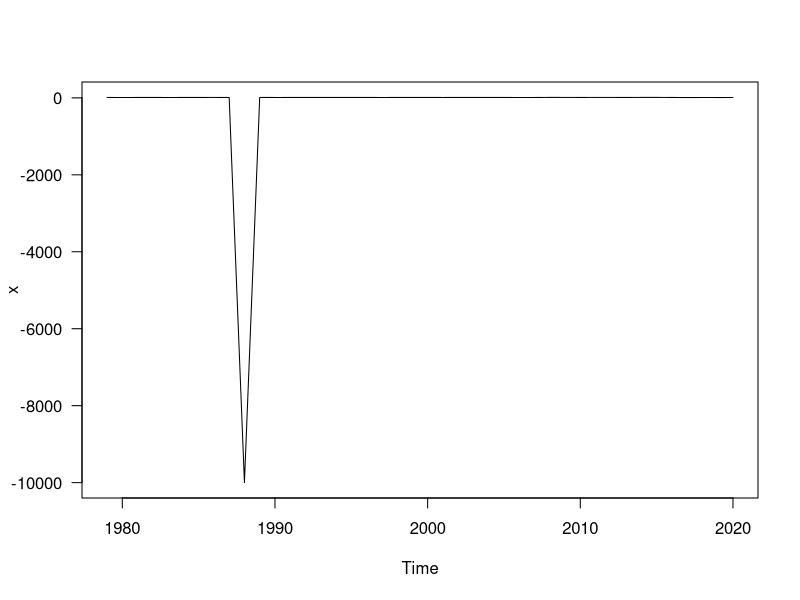
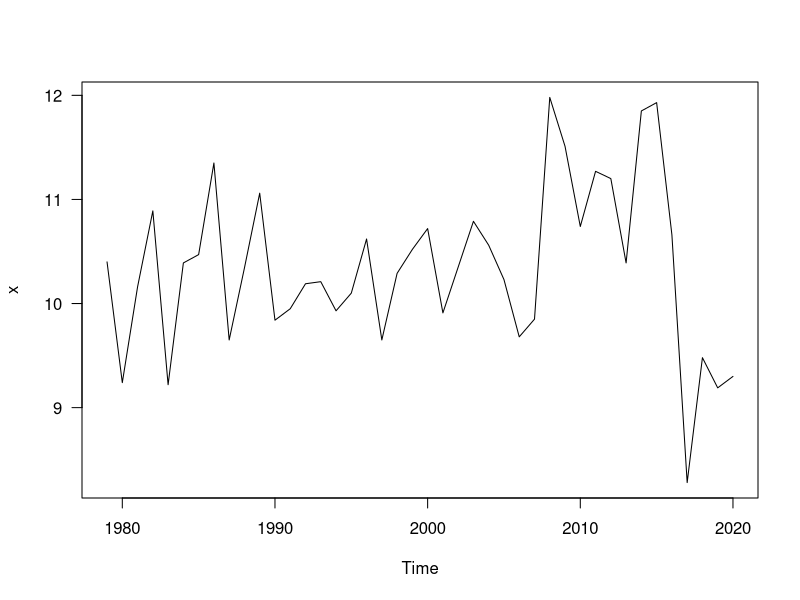
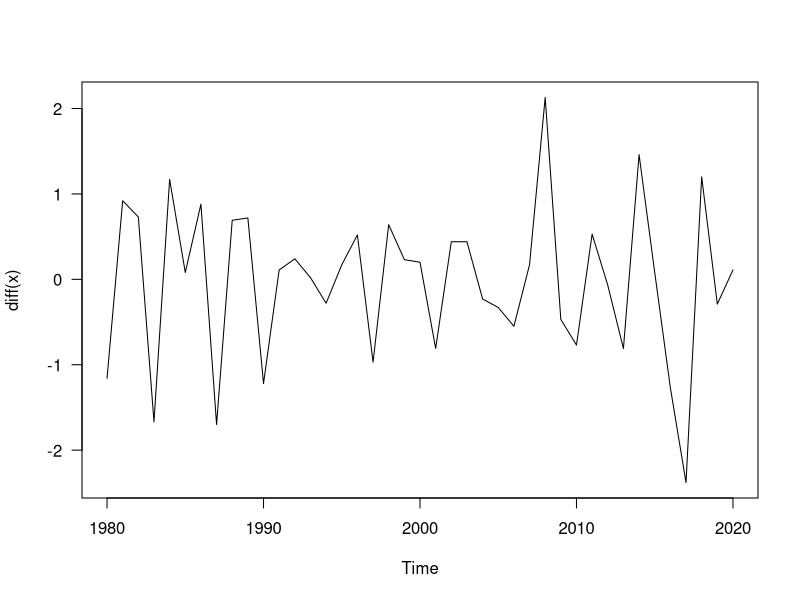
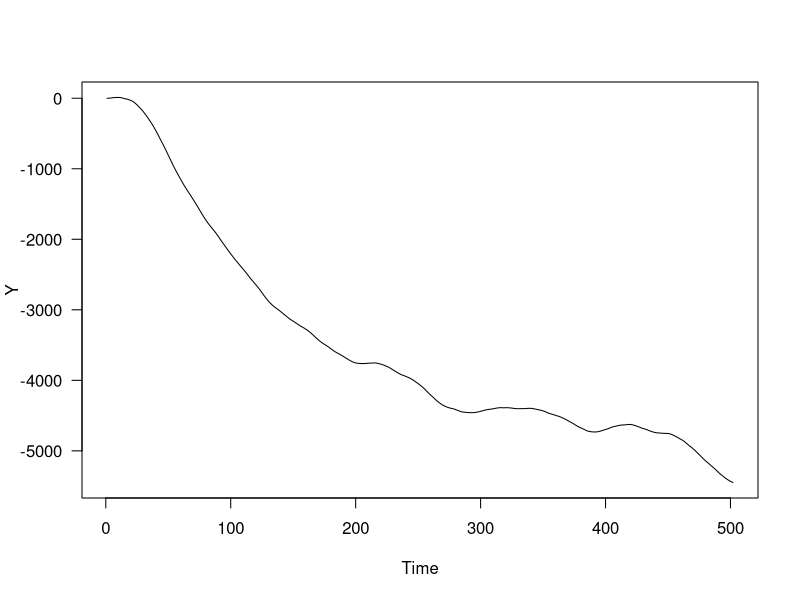
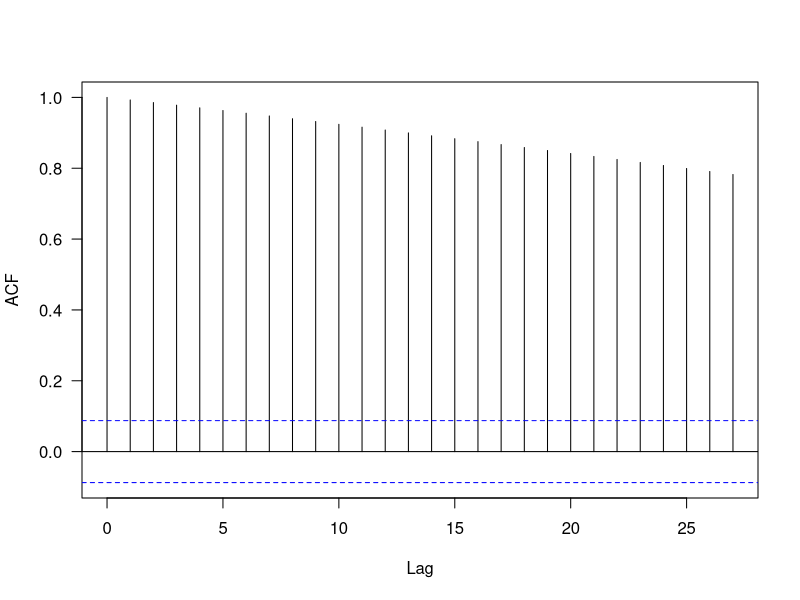
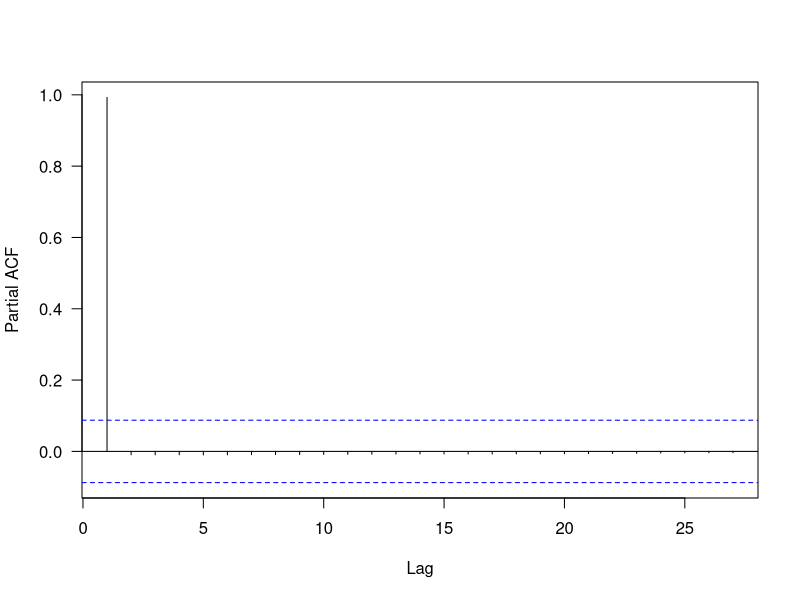
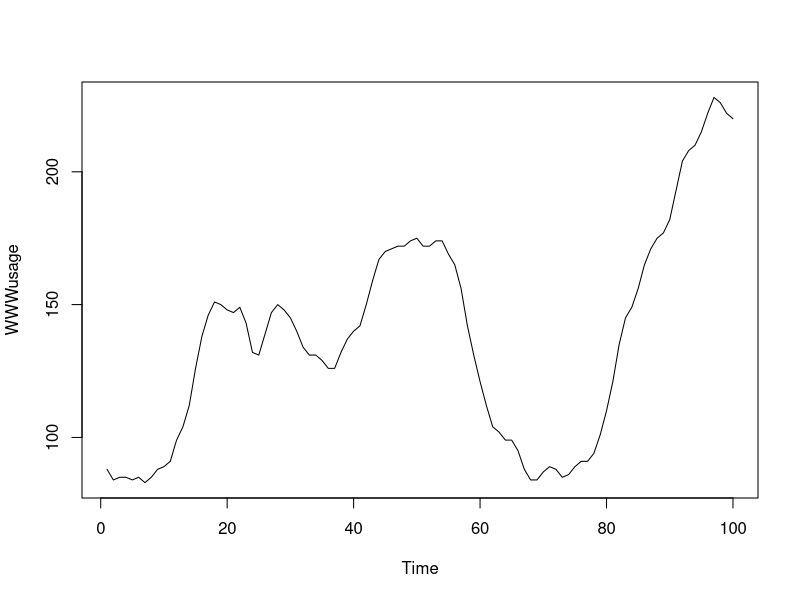
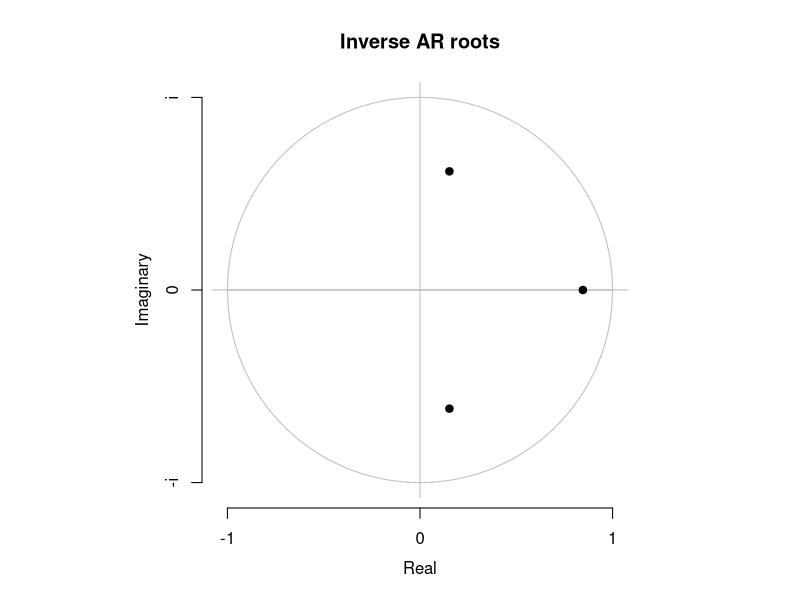

Recreate these plots in R, in order.

if(!require(tseries)) install.packages("tseries", repos = "http://cran.us.r-project.org")
if(!require(forecast)) install.packages("forecast", repos = "http://cran.us.r-project.org")

library(tseries)
library(forecast)


# The data could be found online at: https://nsidc.org/data/seaice_index

#import the data
S12<- read.csv("./S_12_extent_v3.0.csv")


## Preprocessing
#Before we build the model, we need to reduce the data to stationary
#Step1: firstly, I set extent as x and then plot it.
x<-ts(S12$extent,start=1979,frequency=1)
plot(x,las=1)

#Step2: I find that there is a particular point, which can be seen as an outlier. 
#So I set that value to be the mean value of the data, (see that plot now).
x[10]=NA
x[10]=mean(x,na.rm = T)
plot(x,las=1)

#Step3: through “adf.test(x)” this code, I find that p-value of this data is 0.8016, which is bigger than 0.05, hence I got conclusion that this data set is not stationary.
adf.test(x)
diff(x)

#Step4: through differencing x, and then use “adf.test(diff(x))”, I can see that if this data after differencing can be stationary. The result is that p-value is 0.02163, which is less than 0.05.
adf.test(diff(x))


#Step5: then I got conclusion that diffenencing this data can make it to stationarity.
plot(diff(x),las=1)


# Methods
## ARIMA
set.seed(116101521)
Y<-arima.sim(list(order=c(1,2,1),ar=c(0.7),ma=c(-0.5)),n=500)
plot(Y,las=1,main='')
acf(Y,las=1,main='')
pacf(Y,las=1,main='')


plot(WWWusage)
aics <- matrix(, 6, 6, dimnames = list(p = 0:5, q = 0:5))


#For ARIMA, the choices of p and q are important
#Through a “for loop”, The possible p and q values are brought into the for loop to obtain several possible models. Then the aic method is used to obtain the optimal p and q values that minimize aic.

for(q in 0:1) aics[1, 1+q] <- arima(WWWusage, c(0, 1, q),
                                    optim.control = list(maxit = 500))$aic


for(p in 1:3)
        for(q in 0:1) aics[1+p, 1+q] <- arima(WWWusage, c(p, 1, q),
                                              optim.control = list(maxit = 500))$aic
(round(aics - min(aics, na.rm = TRUE), 2))


Best<-arima(WWWusage, c(3, 1, 0),optim.control = list(maxit = 500))
plot(Best)

#Use the best p and q I’ve find to establish the arima model.
#After establish that model, I plot that model and make forcast for it.
plot(forecast(Best),col = "black")

# Results
#This result shows this AR model is not stationary since the plot that the three points all inside the unit circle.
plot(Best)


#This diagram shows that in different confident interval, I can get the forecast shows in blue.
plot(forecast(Best),col = "black")

